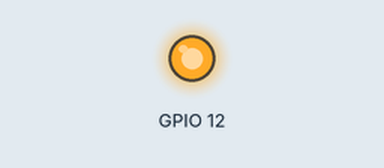
A program run on a simulated Raspberry Pi (BCM pin numbers). On the bench: output pins drawn as LEDs (lit = HIGH). What the program prints to the terminal is not drawn. At 0.0 s the program stops and its outputs stay as they are.

Above: at 0.1 s.
Timing chart, 0 to 1.5 s (numbered marks = the images above):
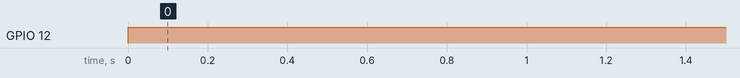

Measured:
- by itself, GPIO 12: LOW → HIGH at 0.00 s

The program:

2_on.py
```python
#!/usr/bin/python

import RPi.GPIO as GPIO #library

GPIO.setmode(GPIO.BCM) #gpio order scheme(bcm stands for broadcom)

GPIO.cleanup() #turn all channels to input

GPIO.setwarnings(False) #turn off warnings

GPIO.setup(12,GPIO.OUT) #set gpio as output

print "Lights on"

GPIO.output(12,GPIO.HIGH)
```
